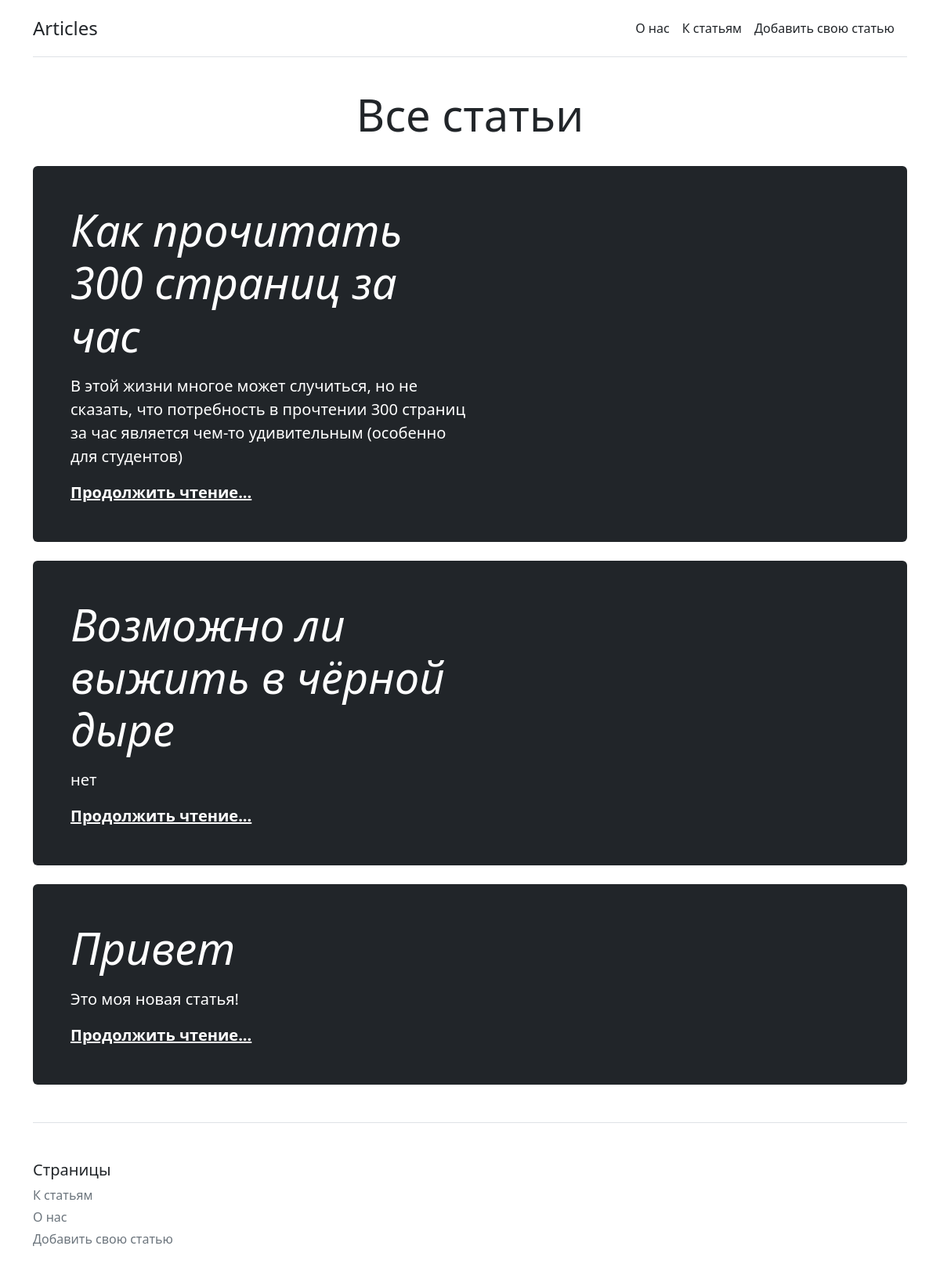
The app's page /articles/ with its own data.
### main/models.py (models this page shows, shortened)
class Article(models.Model):
    article_title = models.CharField('Название статьи', max_length=100)
    article_text = models.TextField('Текст статьи', max_length=2000)
    class Meta:
        verbose_name = 'Статья'
        verbose_name_plural = 'Статьи'

### main/views.py (the view)
# urls.py: path('articles/', views.arcan, name='articles'),
def arcan(request):
   allArticles = Article.objects.all()
   return render(request, 'main/arcan.html', {'allArticles': allArticles})

### main/templates/main/arcan.html (shortened to what this page needs)
{% extends 'main/base.html' %}
{% block content %}
<main>
    <div class="pricing-header p-3 pb-md-4 mx-auto text-center">
    <h1 class="display-4 fw-normal">Все статьи</h1>
    </div>
    {% for el in allArticles %}
        <div class="p-4 p-md-5 mb-4 text-white rounded bg-dark">
            <div class="col-md-6 px-0">
                <h1 class="display-4 fst-italic">{{ el.article_title }}</h1>
              <p class="lead my-3">{{ el.article_text }}</p>
              <p class="lead mb-0"><a href=" " class="text-white fw-bold">Продолжить чтение...</a></p>
            </div>
          </div>
    {% endfor %}
</main>
{% endblock %}

### main/templates/main/base.html (shortened to what this page needs)
<!DOCTYPE html>
<html lang="ru">
<head>
    <link rel="stylesheet" href="https://cdn.jsdelivr.net/npm/bootstrap@5.2.2/dist/css/bootstrap.min.css">
</head>
<body>
<div class="container py-3">
  <header>
    <div class="d-flex flex-column flex-md-row align-items-center pb-3 mb-4 border-bottom">
      <a href="/" class="d-flex align-items-center text-dark text-decoration-none">
        <span class="fs-4">Articles</span>
      </a>
      <nav class="d-inline-flex mt-2 mt-md-0 ms-md-auto">
        <a class="me-3 py-2 text-dark text-decoration-none" href="{% url 'home' %}">О нас</a>
        <a class="me-3 py-2 text-dark text-decoration-none" href="{% url 'articles' %}">К статьям</a>
        <a class="me-3 py-2 text-dark text-decoration-none" href="{% url 'addArticles' %}">Добавить свою статью</a>
      </nav>
    </div>
  </header>
  {% block content %}{% endblock%}
  <footer class="pt-4 my-md-5 pt-md-5 border-top">
    <div class="row">
      <div class="col-6 col-md">
        <h5>Страницы</h5>
        <ul class="list-unstyled text-small">
          <li class="mb-1"><a class="link-secondary text-decoration-none" href="{% url 'articles' %}">К статьям</a></li>
          <li class="mb-1"><a class="link-secondary text-decoration-none" href="{% url 'home' %}">О нас</a></li>
          <li class="mb-1"><a class="link-secondary text-decoration-none" href="{% url 'addArticles' %}">Добавить свою статью</a></li>
        </ul>
      </div>
    </div>
  </footer>
</div>
</body>
</html>

### records on screen
Article: article_title "Как прочитать 300 страниц за час", article_text "В этой жизни многое может случиться, но не сказать, что потребность в прочтении 300 страниц за час является чем-то удивительным (особенно для студентов)"
Article: article_title "Возможно ли выжить в чёрной дыре", article_text "нет"
Article: article_title "Привет", article_text "Это моя новая статья!"
